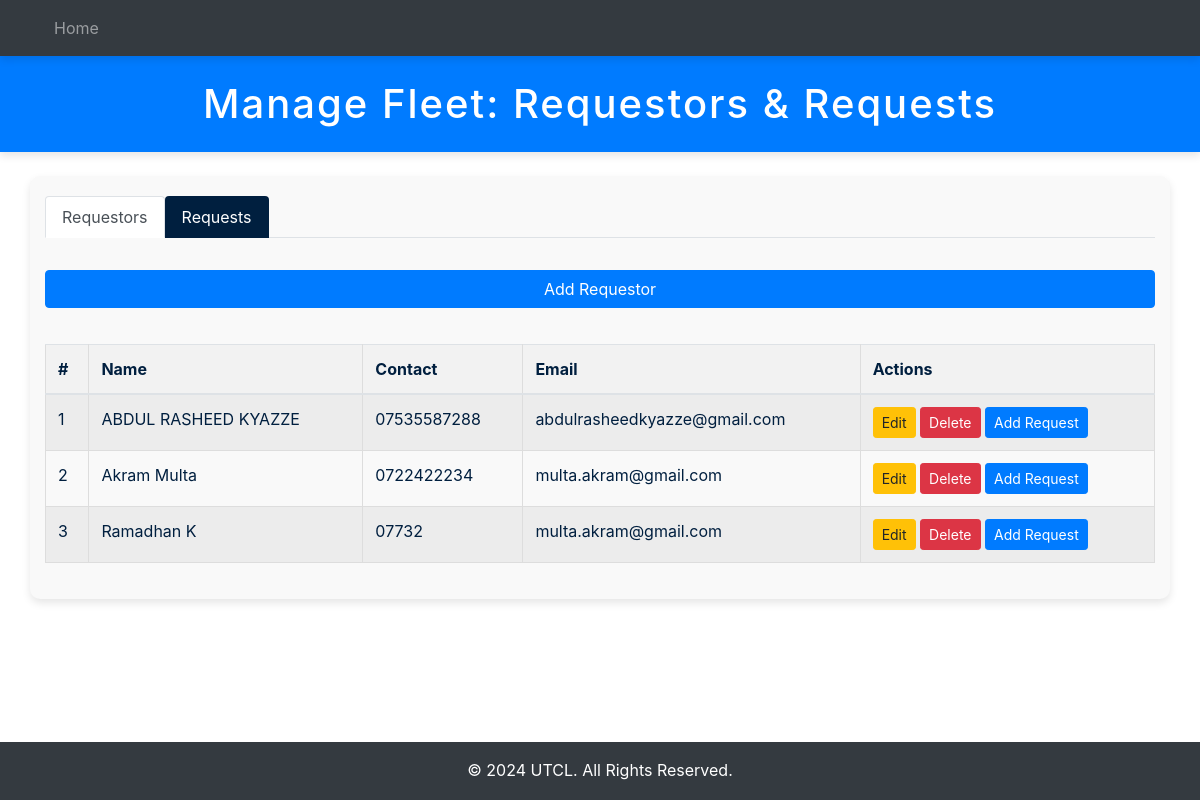
Page /requisitions/ on the earlier database version.
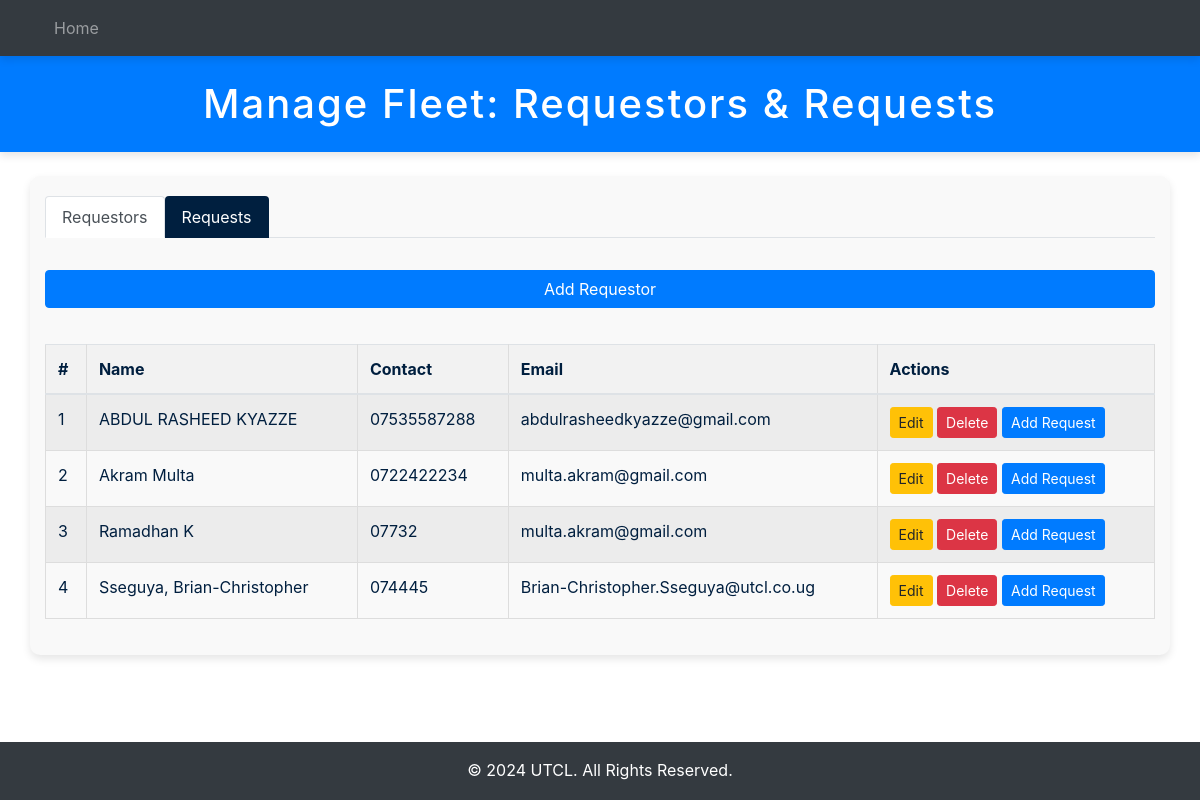
Same page on the later database version.
### fleetApp/models.py (models this page shows, shortened)
class Requestor(models.Model):
    name = models.CharField(max_length=50)
    contact = models.CharField(max_length=20)
    email_address = models.EmailField()

### fleetApp/views.py (the view)
# urls.py: path('requisitions/', views.fleet_management_view, name='requisitions'),
def fleet_management_view(request):
    requestors = Requestor.objects.all()
    requests = Request.objects.select_related('requestor', 'vehicle').all()
    vehicles = Vehicle.objects.filter(status="Allocated")  # Only allocated vehicles
    requestor_form = RequestorForm()
    context = {
        'requestors': requestors,
        'requests': requests,
        'vehicles': vehicles,
        'requestor_form': requestor_form,
    }
    return render(request, 'fleetApp/requisition/requisitions.html', context)

### fleetApp/templates/fleetApp/requisition/requisitions.html (shortened to what this page needs)
{% extends "main.html" %}
{% load crispy_forms_tags %}
{% block header %}Manage Fleet: Requestors & Requests{% endblock %}
{% block content %}
<div class="containers">
    <ul class="nav nav-tabs mb-3" id="fleetTab" role="tablist">
        <li class="nav-item" role="presentation">
            <button class="nav-link active" id="requestors-tab" data-bs-toggle="tab" data-bs-target="#requestors" type="button" role="tab" aria-controls="requestors" aria-selected="true">
                Requestors
            </button>
        </li>
        <li class="nav-item" role="presentation">
            <button class="nav-link" id="requests-tab" data-bs-toggle="tab" data-bs-target="#requests" type="button" role="tab" aria-controls="requests" aria-selected="false">
                Requests
            </button>
        </li>
    </ul>
    <div class="tab-content" id="fleetTabContent">
        <div class="tab-pane fade show active" id="requestors" role="tabpanel" aria-labelledby="requestors-tab">
            <button type="button" class="btn btn-primary my-3" data-bs-toggle="modal" data-bs-target="#addRequestorModal">
                Add Requestor
            </button>
            <table class="table table-striped">
                <thead>
                    <tr>
                        <th>#</th>
                        <th>Name</th>
                        <th>Contact</th>
                        <th>Email</th>
                        <th>Actions</th>
                    </tr>
                </thead>
                <tbody>
                    {% for requestor in requestors %}
                    <tr>
                        <td>{{ forloop.counter }}</td>
                        <td>{{ requestor.name }}</td>
                        <td>{{ requestor.contact }}</td>
                        <td>{{ requestor.email_address }}</td>
                        <td>
                            <a href="{% url 'edit_requestor' requestor.id %}" class="btn btn-sm btn-warning">Edit</a>
                            <a href="{% url 'delete_requestor' requestor.id %}" class="btn btn-sm btn-danger" onclick="return confirm('Are you sure you want to delete this requestor?');">Delete</a>
                            <a href="{% url 'add_request' requestor.id %}" class="btn btn-sm btn-primary">Add Request</a>
                        </td>
                    </tr>
                    {% endfor %}
                </tbody>
            </table>
        </div>
    </div>
</div>
{% endblock %}

Differences in the rows shown:
added Requestor: name "Sseguya, Brian-Christopher", contact "074445", email_address "Brian-Christopher.Sseguya@utcl.co.ug"
